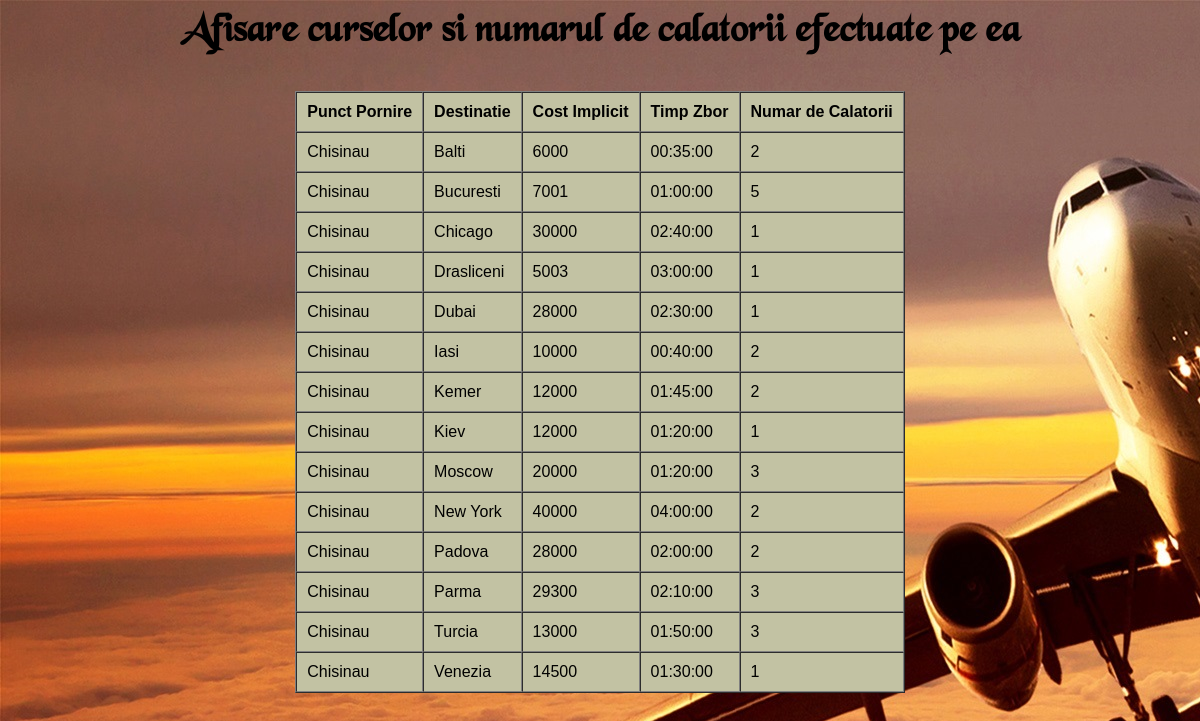
Page /rapoarte/calatorii_curse.php (signed in) on the committed database.
### tables this page shows
CREATE TABLE `curse` (
  `id_cursa` int(11) NOT NULL,
  `p_pornire` varchar(50) NOT NULL,
  `destinatie` varchar(50) NOT NULL,
  `cost` int(11) NOT NULL,
  `timp_zbor` time NOT NULL,
  `tip` varchar(20) NOT NULL
);

### rapoarte/calatorii_curse.php (the view, shortened to what this page needs)
<html>
<head>
<link rel="stylesheet" type="text/css" href="../style.css">
</head>
 <?php
 if(!isset($_SESSION["sesiune"])){
   header("Location: logare.php");
 }else{
  require("../conexiune.php");
  $sql="select*from nrcalatorii_curse ";
  if ($result = $mysqli->query($sql)) {} else {echo "Eroare: " . $mysqli ->error;}
  if ($result->num_rows > 0) {
   echo "<body   style=\"overflow:none;\"  >";
   echo "<h2 class=\"h1\" align=\"center\">Afisare curselor si numarul de calatorii efectuate pe ea</h2>
            <table align=\"center\" cellpadding=10 cellspacing=0 border=1 style=\"margin-top:1%;background-color:#c2c2a3; \" >";
   echo "<tr><td class=\"tr\">Punct Pornire</td>
             <td class=\"tr\">Destinatie</td>
             <td class=\"tr\">Cost Implicit</td>
             <td class=\"tr\">Timp Zbor</td>
             <td class=\"tr\">Numar de Calatorii</td>";
   while($row = $result->fetch_array())  {
    echo "<tr>";
    echo "<td>".$row[0]."</td>";
    echo "<td>".$row[1]."</td>";
    echo "<td>".$row[2]."</td>";
    echo "<td>".$row[3]."</td>";
    echo "<td>".$row[4]."</td>";
    echo "</tr>";
  }
  echo "</table>";
}
else {
 echo "Nu a fost găsit nici un rând!";
}
}
?>
</body>
</html>

### style.css (style rules this page uses)
html { font-family: sans-serif; -webkit-text-size-adjust: 100%; -ms-text-size-adjust: 100%; }
td.tr { text-decoration-style:solid; text-decoration-style: inherit; font-weight: bold; }
body { background-image:url("plane.jpg"); background-repeat: no-repeat; background-attachment: cover; }

### rapoarte/calatorii_curse.php (style rules this page uses)
h2.h1 { font-family:blackc; font-size: 30pt; }
body { background-image:url("plane.jpg"); background-repeat: no-repeat; background-attachment: cover; }

### rows in the picture
curse: p_pornire "Chisinau", destinatie "Balti", cost "6000", timp_zbor "00:35:00", row "2"
curse: p_pornire "Chisinau", destinatie "Bucuresti", cost "7001", timp_zbor "01:00:00", row "5"
curse: p_pornire "Chisinau", destinatie "Chicago", cost "30000", timp_zbor "02:40:00", row "1"
curse: p_pornire "Chisinau", destinatie "Drasliceni", cost "5003", timp_zbor "03:00:00", row "1"
curse: p_pornire "Chisinau", destinatie "Dubai", cost "28000", timp_zbor "02:30:00", row "1"
curse: p_pornire "Chisinau", destinatie "Iasi", cost "10000", timp_zbor "00:40:00", row "2"
curse: p_pornire "Chisinau", destinatie "Kemer", cost "12000", timp_zbor "01:45:00", row "2"
curse: p_pornire "Chisinau", destinatie "Kiev", cost "12000", timp_zbor "01:20:00", row "1"
curse: p_pornire "Chisinau", destinatie "Moscow", cost "20000", timp_zbor "01:20:00", row "3"
curse: p_pornire "Chisinau", destinatie "New York", cost "40000", timp_zbor "04:00:00", row "2"
curse: p_pornire "Chisinau", destinatie "Padova", cost "28000", timp_zbor "02:00:00", row "2"
curse: p_pornire "Chisinau", destinatie "Parma", cost "29300", timp_zbor "02:10:00", row "3"
curse: p_pornire "Chisinau", destinatie "Turcia", cost "13000", timp_zbor "01:50:00", row "3"
curse: p_pornire "Chisinau", destinatie "Venezia", cost "14500", timp_zbor "01:30:00", row "1"
